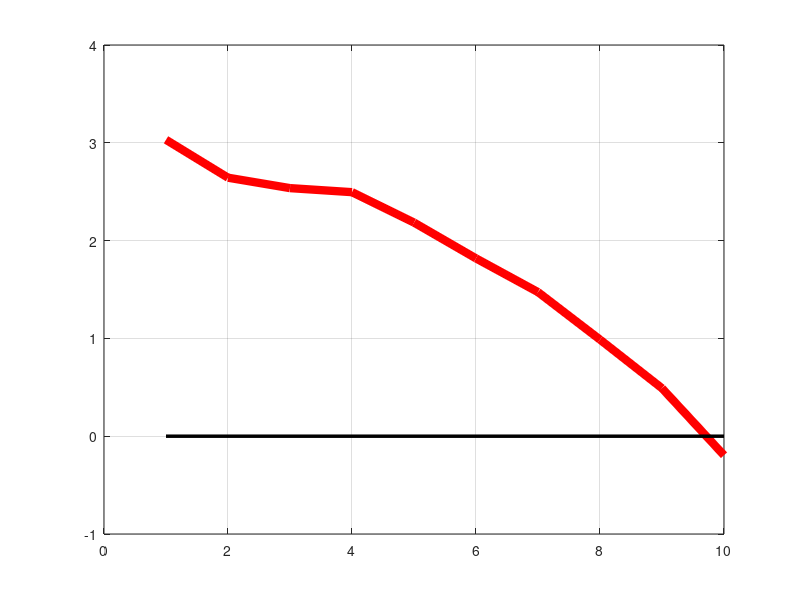

Here is the MATLAB script that generated this plot: (Note: this script raises an error after producing the figure.)
%% Figure 1
% Description: Plot Figure 1
% Author: Leonardo Barreto
% This version: 1/17/2023
% Modified:

% Housekeeping
clear
%close all
clc

welfare_1 = [   3.0308372387383593
  2.643223567871582
  2.5365741199166316
  2.49527015848334
  2.184437118857585
  1.8181813041162003
  1.473384102038734
  0.9876306945686555
  0.49033844052506964
 -0.19520245305899886
];

init_y = 2016;
init_m = 3;
end_y = 2023;
end_m = 2;

ticks = init_y:1:end_y;

%%
figure('WindowState','maximized','Color',[1 1 1]);
    fig = subplot(1,1,1)
    ax = gca;
    f1 = plot(welfare_1(1:end), 'r-', 'LineWidth', 6);
    hold on;
    f2 = plot(zeros(10,1), 'k', 'LineWidth', 2.5);
    hold off
    grid on
    ax.TickLabelInterpreter='latex';
    ax.FontSize = 22;
    xlim([1 10]);
    xticks([1:1:10]);
    xticklabels({'P10','P20','P30','P40','P50','P60','P70','P80','P90','P99'})
    ylim([-2 4])
    ylabel('Change in welfare (\%)','fontsize',26,'interpreter','latex');
    xlabel('Wealth percentile','fontsize',26,'interpreter','latex')
    axis square
    %text(6.5,3.2,'Mean = 1.82\%','fontsize',24,'interpreter','latex')
    %text(6.5,2.9,'Minimum = -1.77\%','fontsize',24,'interpreter','latex')
    %legend([f1 f2],'No inflation','Inflation','location','southeast','orientation','vertical');
    %set(legend,'FontSize',22,'interpreter','latex')
    %legend('boxoff');
    %print(gcf,'-dpng','Figure_Welfare_locks')    
set(gcf,'PaperPositionMode','auto')
print(gcf, '-dpng', '../Figures/welfare_gains')    
return
%%
 welfare_2 = [ -1.0663115828731946
 -1.0126635657845926
 -0.9452922667853009
 -0.8916077546892128
 -0.8385313716774565
 -0.7707758734005528
 -0.6860886267303974
 -0.5620238953519167
 -0.36508355457009867
  0.2700898669788725
];

welfare_3 = [
 -1.0504470895576736
 -1.0097065670807113
 -0.9454273208622858
 -0.8776118121478393
 -0.8139070787807904
 -0.7260834485824705
 -0.6213315670715246
 -0.4710587074972834
 -0.24001579386915636
  0.46666723018131073];

welfare_4 = [
 -1.3317331814615092
 -1.2814443135918356
 -1.2100263914975116
 -1.1310431761075501
 -1.0484554429945057
 -0.9398113978581965
 -0.811110945281749
 -0.6363324637957345
 -0.37665809387070276
  0.4121116599568084];

welfare_5 = [ -1.4922578779798592
 -1.4348316530967977
 -1.3612130043116406
 -1.2828401853535234
 -1.1926318607412947
 -1.0791763358658695
 -0.9422219207442984
 -0.7600798620840878
 -0.49314885899330946
  0.32525315151172335
    ]
figure('WindowState','maximized','Color',[1 1 1]);
    fig = subplot(1,1,1)
    ax = gca;
    %bar(parr_g,1, 'FaceColor',[217/255 217/255 217/255], "EdgeColor",[217/255 217/255 217/255])
    %text(62,12.5,'Corr. = 0.76','interpreter','latex','fontsize',20)
    f1 = plot(welfare_1(1:end), 'r-', 'LineWidth', 6);
    hold on;
    f2 = plot(welfare_2(1:end), 'b--', 'LineWidth', 4);
    f3 = plot(welfare_3(1:end), 'Color',[0.2 0.5 0.0],'LineStyle','--', 'LineWidth', 4);
    f4 = plot(welfare_4(1:end), 'Color',[115/255 43/255 245/255],'LineStyle',':', 'LineWidth', 4);
    f5 = plot(welfare_5(1:end), 'Color',[100/255 100/255 100/255],'LineStyle',':', 'LineWidth', 4);    
    f6 = plot(zeros(10,1), 'k', 'LineWidth', 2.5);
    hold off
    grid on
    ax.TickLabelInterpreter='latex';
    ax.FontSize = 18;
    xlim([1 10]);
    xticks([1:1:10]);
    xticklabels({'P10','P20','P30','P40','P50','P60','P70','P80','P90','P99'})
    ylim([-2 4])
    ylabel('Change in welfare (\%)','fontsize',22,'interpreter','latex');
    xlabel('Wealth percentile','fontsize',22,'interpreter','latex')
    axis square
    legend([f1 f2 f3 f4 f5],'2020Q2','2021Q2','2022Q2','2023Q2', '2024Q2',...
        'location', 'northeast');
    legend('boxoff')
    set(legend,'FontSize',20,'interpreter','latex')
    %legend([f1 f2],'No inflation','Inflation','location','southeast','orientation','vertical');
    %set(legend,'FontSize',22,'interpreter','latex')
    %legend('boxoff');
    %print(gcf,'-dpng','Figure_Welfare_locks')    
set(gcf,'PaperPositionMode','auto')
print(gcf, '-dpng', '../Figures/welfare_gains') 
return

    %% Figure try

% Example data: rows = wealth percentiles, columns = time
% Replace this with your actual matrix
W = rand(10, 6);  % 10 percentiles x 6 time periods

% X-axis: percentiles
percentiles = linspace(10, 100, size(W,1));

% Create colormap (e.g., blue fading to light blue)
cmap = flipud(gray(size(W,2)));

figure;
hold on;
for t = 1:size(W,2)
    plot(percentiles, W(:,t), 'LineWidth', 2, 'Color', cmap(t,:));
end
hold off;

xlabel('Wealth Percentile');
ylabel('Welfare (Consumption Equivalent)');
title('Welfare Distribution over Time');
colormap(cmap);
colorbar('Ticks', linspace(0,1,size(W,2)), ...
         'TickLabels', arrayfun(@(x) sprintf('t=%d', x), 1:size(W,2), 'UniformOutput', false));
    
